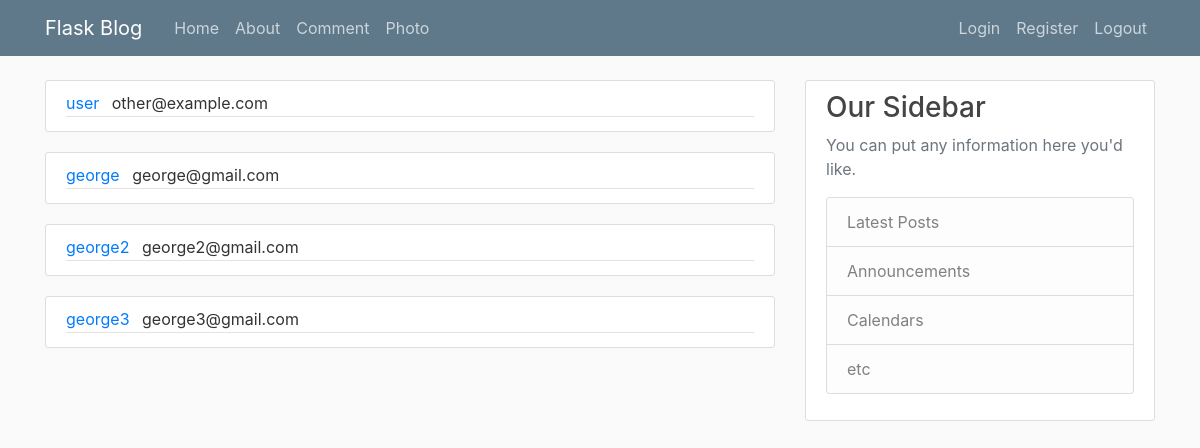
/admin, run on an earlier commit of the app's database.
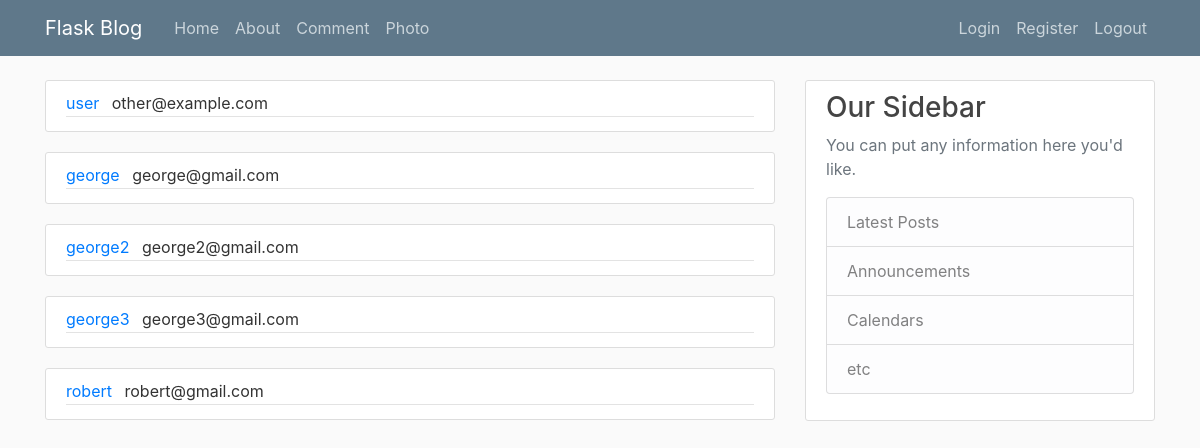
And on a later commit of the database.
### db_interface.py (models this page shows, shortened)
class User(db.Model):
    id = db.Column(db.Integer, primary_key=True)
    username = db.Column(db.String(20), unique=True, nullable=False)
    email = db.Column(db.String(120), unique=True, nullable=False)
    image_file = db.Column(db.String(120), nullable=False, default='default.jpg')
    password = db.Column(db.String(60), nullable=False)
    posts = db.relationship('Post', backref='author', lazy=True)
    image = db.Column(db.LargeBinary, nullable=True)

### flaskblog.py (the view)
@app.route("/admin")
def admin():
    return render_template('admin.html', users=User.query.all())

### Templates/admin.html (shortened to what this page needs)
<html>
    <head></head>
    <body>{% extends "layout.html" %}
    {% block content %}
        {% for user in users %}
            <article class="media content-section">
              <div class="media-body">
                <div class="article-metadata">
                  <a class="mr-2" href="#">{{ user.username }}</a>
                  <a class="mr-2">{{ user.email }}</a>
                </div>
            </article>
        {% endfor %}
    {% endblock content %}

### Templates/layout.html (shortened to what this page needs)
<html>
<head>
    <link rel="stylesheet" href="https://maxcdn.bootstrapcdn.com/bootstrap/4.0.0/css/bootstrap.min.css">
    <link rel="stylesheet" type="text/css" href="{{ url_for('static', filename='main.css') }}">
    </head><body>
    <header class="site-header">
      <nav class="navbar navbar-expand-md navbar-dark bg-steel fixed-top">
        <div class="container">
          <a class="navbar-brand mr-4" href="/">Flask Blog</a>
          <div class="collapse navbar-collapse" id="navbarToggle">
            <div class="navbar-nav mr-auto">
              <a class="nav-item nav-link" href="{{ url_for('home') }}">Home</a>
              <a class="nav-item nav-link" href="{{ url_for('about') }}">About</a>
              <a class="nav-item nav-link" href="{{ url_for('comment') }}">Comment</a>
              <a class="nav-item nav-link" href="{{ url_for('photo') }}">Photo</a>
            </div>
            <div class="navbar-nav">
              <a class="nav-item nav-link" href="{{ url_for('login') }}">Login</a>
              <a class="nav-item nav-link" href="{{ url_for('register') }}">Register</a>
              <a class="nav-item nav-link" href="{{ url_for('logout') }}">Logout</a>
            </div>
          </div>
        </div>
      </nav>
    </header>
    <main role="main" class="container">
      <div class="row">
        <div class="col-md-8">
          {% block content %}{% endblock %}
        </div>
        <div class="col-md-4">
          <div class="content-section">
            <h3>Our Sidebar</h3>
            <p class="text-muted">You can put any information here you'd like.
              </p><ul class="list-group">
                <li class="list-group-item list-group-item-light">Latest Posts</li>
                <li class="list-group-item list-group-item-light">Announcements</li>
                <li class="list-group-item list-group-item-light">Calendars</li>
                <li class="list-group-item list-group-item-light">etc</li>
              </ul>
          </div>
        </div>
      </div>
    </main>
</body></html>

### static/main.css (style rules this page uses)
body { background: #fafafa; color: #333333; margin-top: 5rem; }
h1, h2, h3, h4, h5, h6 { color: #444444; }
.bg-steel { background-color: #5f788a; }
.site-header .navbar-nav .nav-link { color: #cbd5db; }
.content-section { background: #ffffff; padding: 10px 20px; border: 1px solid #dddddd; border-radius: 3px; margin-bottom: 20px; }
.article-metadata { padding-bottom: 1px; margin-bottom: 4px; border-bottom: 1px solid #e3e3e3 }

What changed in the data, as far as the page shows it:
added User: username "robert", email "robert@gmail.com"
